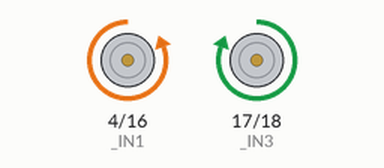
Recording of a sketch running on a simulated ESP32. Parts: motor-driver pin pairs drawn as motors (green arrow = first pin HIGH = forward, orange = second pin HIGH = backward, longer = more drive).

Above: at 0.5 s.
At 3.5 s:
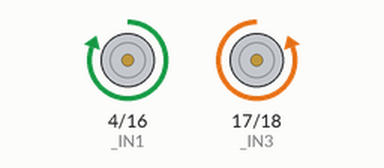
Timing chart, 0 to 5.2 s (numbered marks = the images above):
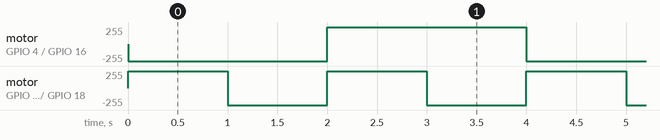

The sketch:

Tutorial_1_exemplo_5.ino
```cpp
#define PWM_Frequency 5000  // PWM frequency, up to 312.5kHz
#define _IN1_PWM_channel 0 // select the channel number
#define _IN2_PWM_channel 1 // there are 15 channels,
#define _IN3_PWM_channel 2 // choose between 0 to 15
#define _IN4_PWM_channel 3 // (not related to the pins)
#define PWM_RESOUTION 8    // 8 bits

//motor pins IN1&IN2 right engine
byte _IN1 = 4; //IO15 and 5 are HIGH during boot.
byte _IN2 = 16;

//IN3&IN4 left engine
byte _IN3 = 17;
byte _IN4 = 18;

void setup()
{
  pinMode(4,OUTPUT);
  pinMode(16,OUTPUT);
  pinMode(17,OUTPUT);
  pinMode(18,OUTPUT);

  //setup PWM for motor pins
  ledcSetup(_IN1_PWM_channel, PWM_Frequency, PWM_RESOUTION);
  ledcAttachPin(_IN1, _IN1_PWM_channel);

  ledcSetup(_IN2_PWM_channel, PWM_Frequency, PWM_RESOUTION);
  ledcAttachPin(_IN2, _IN2_PWM_channel);

  ledcSetup(_IN3_PWM_channel, PWM_Frequency, PWM_RESOUTION);
  ledcAttachPin(_IN3, _IN3_PWM_channel);

  ledcSetup(_IN4_PWM_channel, PWM_Frequency, PWM_RESOUTION);
  ledcAttachPin(_IN4, _IN4_PWM_channel);

  ledcWrite(_IN1_PWM_channel, 0);
  ledcWrite(_IN2_PWM_channel, 0);
  ledcWrite(_IN3_PWM_channel, 0);
  ledcWrite(_IN4_PWM_channel, 0);
}

void loop()
{
  byte speed = 255;

  // move forward
  //right engine forward
  ledcWrite(_IN1_PWM_channel, 0);
  ledcWrite(_IN2_PWM_channel, speed);
  //left engine forward
  ledcWrite(_IN3_PWM_channel, speed);
  ledcWrite(_IN4_PWM_channel, 0);

  delay(1000);

  // turn left
  //right engine forward
  ledcWrite(_IN1_PWM_channel, 0);
  ledcWrite(_IN2_PWM_channel, speed);
  //left engine reverse
  ledcWrite(_IN3_PWM_channel, 0);
  ledcWrite(_IN4_PWM_channel, speed);

  delay(1000);

  // turn right
  //right engine reverse
  ledcWrite(_IN1_PWM_channel, speed);
  ledcWrite(_IN2_PWM_channel, 0);
  //left engine forward
  ledcWrite(_IN3_PWM_channel, speed);
  ledcWrite(_IN4_PWM_channel, 0);

  delay(1000);

  // reverse
  //right engine reverse
  ledcWrite(_IN1_PWM_channel, speed);
  ledcWrite(_IN2_PWM_channel, 0);
  //left engine reverse
  ledcWrite(_IN3_PWM_channel, 0);
  ledcWrite(_IN4_PWM_channel, speed);

  delay(1000);

}
```

Measured:
- by itself, motor on GPIO 4 (_IN1) / GPIO 16 (_IN2): alternates forward 255/255 for 2.0 s and backward 255/255 for 2.0 s
- by itself, motor on GPIO 17 (_IN3) / GPIO 18 (_IN4): alternates forward 255/255 for 1.0 s and backward 255/255 for 1.0 s
